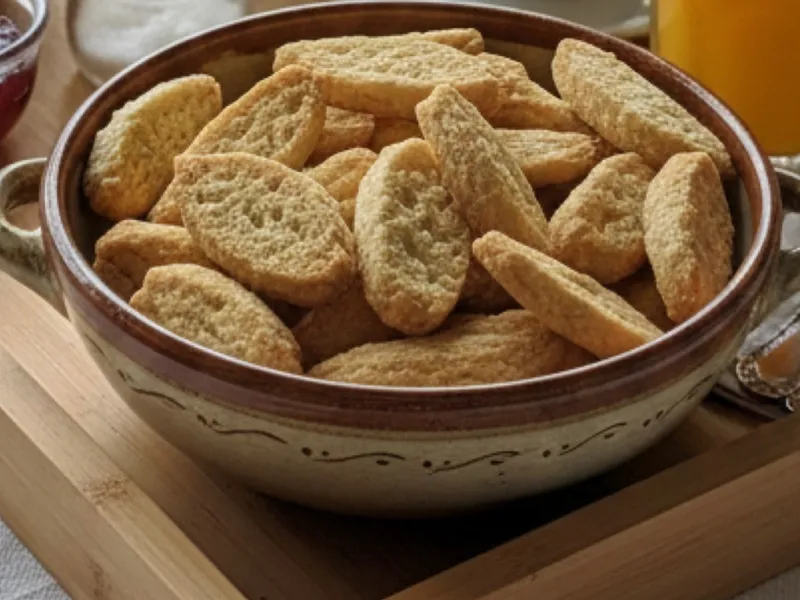
#> input picture docs/img/amanteigado.webp, 800 x 600 px, given in place of rosca-de-leite.webp, which was not available
$ python gerar-capa.py
#> lines starting #> are read from the running program, lines starting #| are printed output that depends on the picture; pictures that were not available may be replaced by others from this repository, and a replacement may not be noted
"""Gera docs/img/capa.jpg (1200×630), a prévia do link no WhatsApp/Instagram/Facebook.

Rodar da raiz do repo: python3 -I ferramentas/gerar-capa.py
Usa só as fotos já prontas em docs/img (não precisa da pasta referencia/).
"""
from pathlib import Path
from PIL import Image, ImageDraw, ImageFont

IMG = Path("docs/img")
W, H = 1200, 630
CREME, CAFE, CARAMELO, VERMELHO, PAPEL = "#fbf5ea", "#3a2416", "#8a5223", "#a3262a", "#fffdf8"
SERIF = "/usr/share/fonts/truetype/dejavu/DejaVuSerif-Bold.ttf"
SANS = "/usr/share/fonts/truetype/dejavu/DejaVuSans.ttf"
SANS_B = "/usr/share/fonts/truetype/dejavu/DejaVuSans-Bold.ttf"

capa = Image.new("RGB", (W, H), CREME)
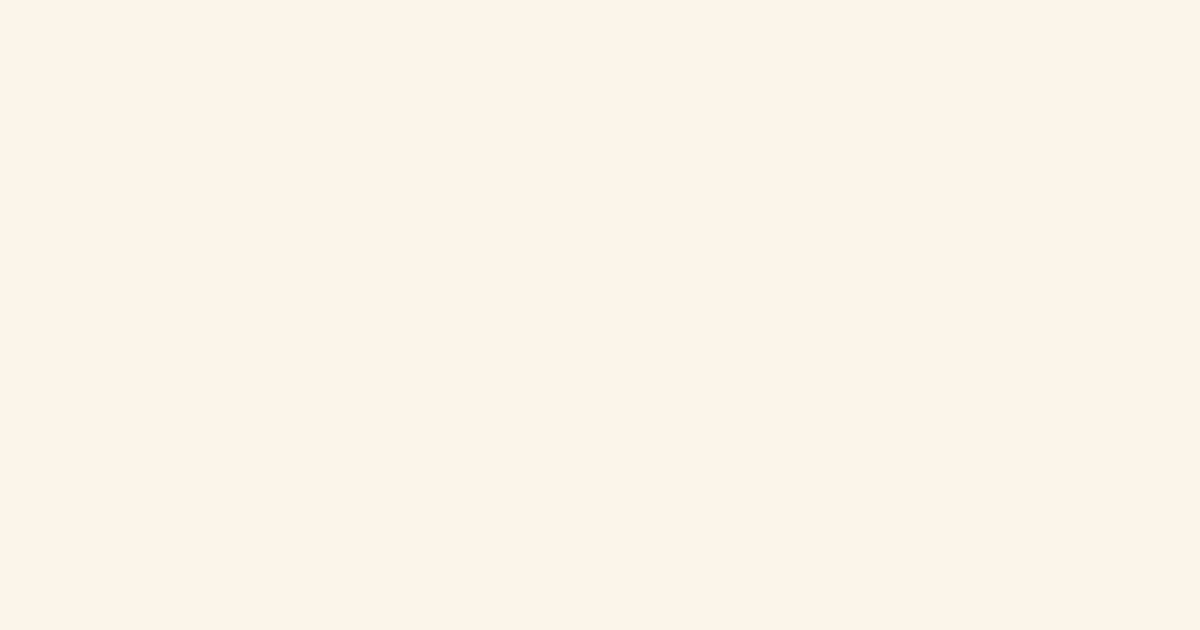
#> capa: PIL image 1200x630 RGB; mean R, G, B 251, 245, 234

# Lado direito: grade 2×2 de fotos (cada uma 4:3 recortada no quadrado).
FOTOS = ["rosca-de-leite", "cocadinha", "casado-de-goiaba", "natal-fino"]
LADO = H // 2
x0 = W - 2 * LADO
for i, nome in enumerate(FOTOS):
    f = Image.open(IMG / f"{nome}.webp").convert("RGB")
#> f is the input picture: PIL image 800x600 RGB; mean R, G, B 119.5, 90.5, 59.4
    m = (f.width - f.height) // 2
#> m = 100
    f = f.crop((m, 0, m + f.height, f.height)).resize((LADO, LADO), Image.LANCZOS)
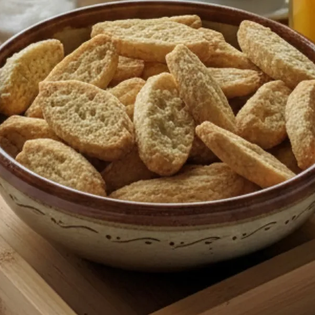
#> f: PIL image 315x315 RGB; mean R, G, B 117.7, 88.6, 56.3
    capa.paste(f, (x0 + (i % 2) * LADO, (i // 2) * LADO))
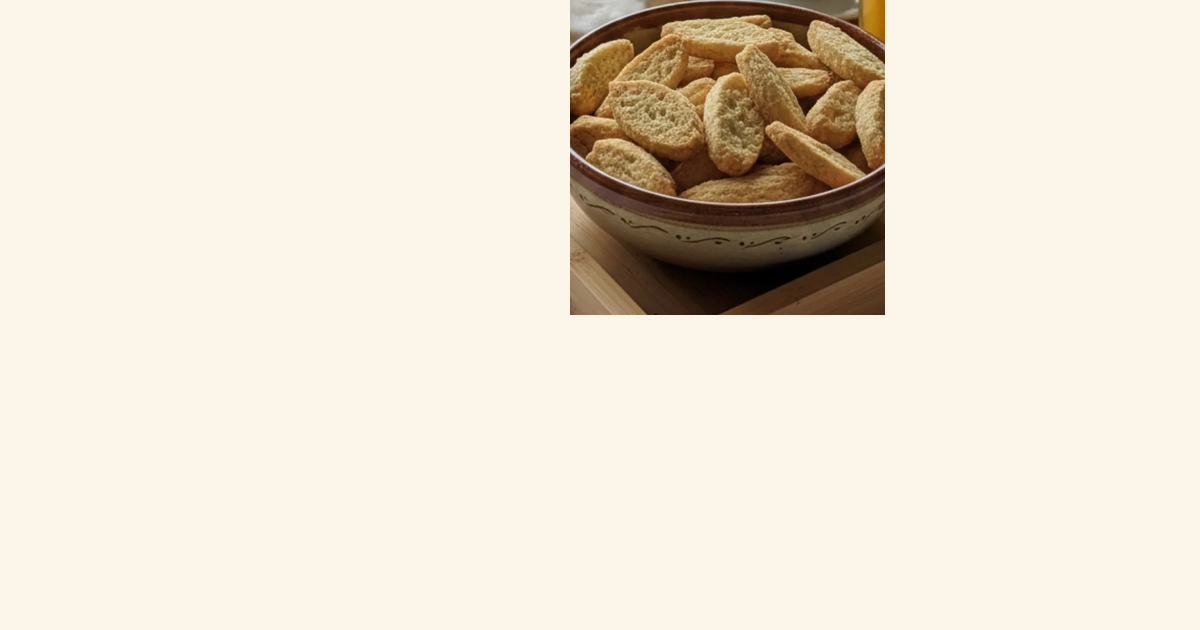
#> capa: PIL image 1200x630 RGB; mean R, G, B 233.5, 224.5, 210.7
#> pass 2 of the loop `for i, nome in enumerate(FOTOS):`:
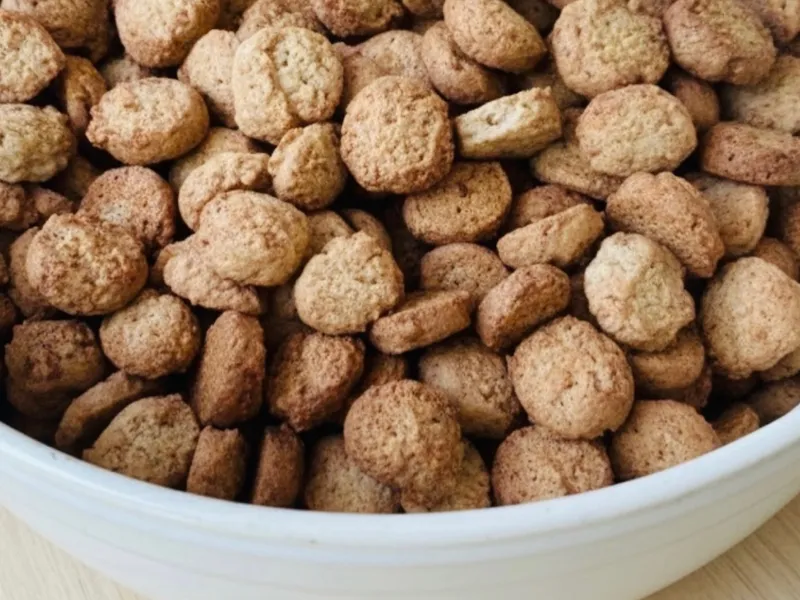
#> input picture docs/img/amendoim.webp, 800 x 600 px, given in place of cocadinha.webp, which was not available
#> f is the input picture: PIL image 800x600 RGB; mean R, G, B 150.9, 122, 96.7
#> `f = f.crop((m, 0, m + f.height, f.height)).resize((LADO, LADO), Image...`:
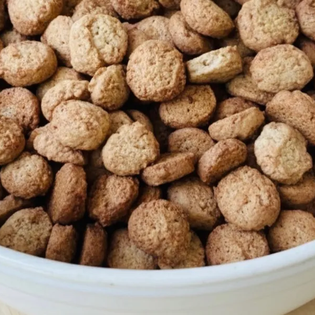
#> f: PIL image 315x315 RGB; mean R, G, B 154.7, 124.8, 98.9
#> `capa.paste(f, (x0 + (i % 2) * LADO, (i // 2) * LADO))`:
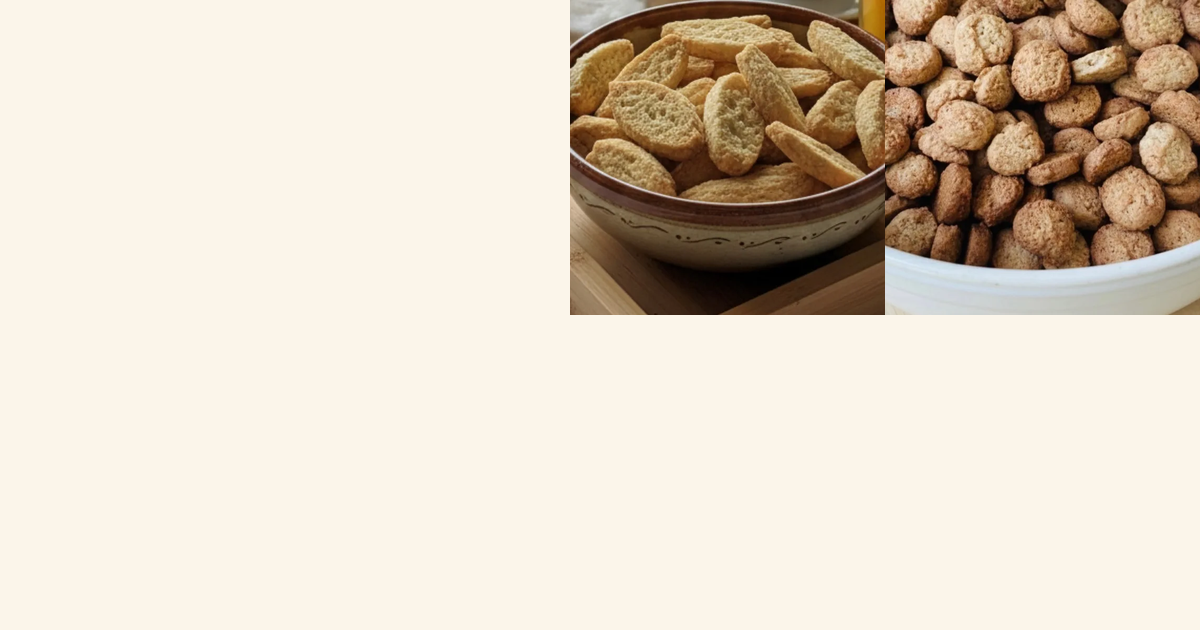
#> capa: PIL image 1200x630 RGB; mean R, G, B 220.9, 208.7, 192.9
#> (the run stopped early here; a loop or call above may not have finished)
